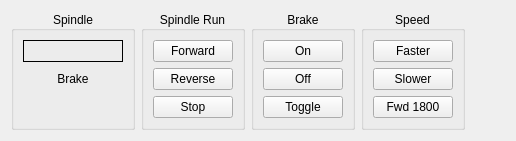
      <widget class="QWidget" name="tab_3">
       <attribute name="title">
        <string>Spindle</string>
       </attribute>
       <layout class="QGridLayout" name="gridLayout_10">
        <item row="0" column="1">
         <widget class="QGroupBox" name="groupBox_8">
          <property name="title">
           <string>Spindle Run</string>
          </property>
          <property name="alignment">
           <set>Qt::AlignCenter</set>
          </property>
          <layout class="QGridLayout" name="gridLayout_11">
           <item row="0" column="0">
            <widget class="ActionButton" name="actionbutton_35">
             <property name="text">
              <string>Forward</string>
             </property>
             <property name="actionName" stdset="0">
              <string>spindle.forward</string>
             </property>
            </widget>
           </item>
           <item row="1" column="0">
            <widget class="ActionButton" name="actionbutton_36">
             <property name="text">
              <string>Reverse</string>
             </property>
             <property name="actionName" stdset="0">
              <string>spindle.reverse</string>
             </property>
            </widget>
           </item>
           <item row="2" column="0">
            <widget class="ActionButton" name="actionbutton_37">
             <property name="text">
              <string>Stop</string>
             </property>
             <property name="actionName" stdset="0">
              <string>spindle.off</string>
             </property>
            </widget>
           </item>
          </layout>
         </widget>
        </item>
        <item row="0" column="4">
         <spacer name="horizontalSpacer_3">
          <property name="orientation">
           <enum>Qt::Horizontal</enum>
          </property>
          <property name="sizeHint" stdset="0">
           <size>
            <width>40</width>
            <height>20</height>
           </size>
          </property>
         </spacer>
        </item>
        <item row="0" column="0">
         <widget class="QGroupBox" name="groupBox_9">
          <property name="title">
           <string>Spindle</string>
          </property>
          <property name="alignment">
           <set>Qt::AlignCenter</set>
          </property>
          <layout class="QGridLayout" name="gridLayout_12">
           <item row="0" column="0">
            <widget class="StatusLabel" name="statuslabel_8">
             <property name="sizePolicy">
              <sizepolicy hsizetype="Fixed" vsizetype="Preferred">
               <horstretch>0</horstretch>
               <verstretch>0</verstretch>
              </sizepolicy>
             </property>
             <property name="minimumSize">
              <size>
               <width>100</width>
               <height>0</height>
              </size>
             </property>
             <property name="frameShape">
              <enum>QFrame::Box</enum>
             </property>
             <property name="alignment">
              <set>Qt::AlignRight|Qt::AlignTrailing|Qt::AlignVCenter</set>
             </property>
             <property name="rules" stdset="0">
              <string>[{&quot;channels&quot;: [{&quot;url&quot;: &quot;status:spindle.0.speed&quot;, &quot;trigger&quot;: true}], &quot;property&quot;: &quot;Text&quot;, &quot;expression&quot;: &quot;'{} RPM'.format(str(ch[0]))&quot;, &quot;name&quot;: &quot;New Rule&quot;}]</string>
             </property>
            </widget>
           </item>
           <item row="2" column="0">
            <widget class="StatusLED" name="statusled">
             <property name="color">
              <color>
               <red>138</red>
               <green>226</green>
               <blue>52</blue>
              </color>
             </property>
             <property name="rules" stdset="0">
              <string>[{&quot;channels&quot;: [{&quot;url&quot;: &quot;status:spindle.0.brake&quot;, &quot;trigger&quot;: true}], &quot;property&quot;: &quot;On&quot;, &quot;expression&quot;: &quot;True if ch[0] &gt; 0 else False&quot;, &quot;name&quot;: &quot;New Rule&quot;}]</string>
             </property>
            </widget>
           </item>
           <item row="1" column="0">
            <widget class="QLabel" name="label_5">
             <property name="text">
              <string>Brake</string>
             </property>
             <property name="alignment">
              <set>Qt::AlignCenter</set>
             </property>
            </widget>
           </item>
          </layout>
         </widget>
        </item>
        <item row="0" column="2">
         <widget class="QGroupBox" name="groupBox_10">
          <property name="title">
           <string>Brake</string>
          </property>
          <property name="alignment">
           <set>Qt::AlignCenter</set>
          </property>
          <layout class="QGridLayout" name="gridLayout_13">
           <item row="0" column="0">
            <widget class="ActionButton" name="actionbutton_38">
             <property name="text">
              <string>On</string>
             </property>
             <property name="rules" stdset="0">
              <string>[{&quot;channels&quot;: [{&quot;url&quot;: &quot;status:spindle.0.brake&quot;, &quot;trigger&quot;: true}], &quot;property&quot;: &quot;Enable&quot;, &quot;expression&quot;: &quot;False if ch[0] &gt; 0 else True&quot;, &quot;name&quot;: &quot;New Rule&quot;}]</string>
             </property>
             <property name="actionName" stdset="0">
              <string>spindle.brake.on</string>
             </property>
            </widget>
           </item>
           <item row="1" column="0">
            <widget class="ActionButton" name="actionbutton_39">
             <property name="text">
              <string>Off</string>
             </property>
             <property name="rules" stdset="0">
              <string>[{&quot;channels&quot;: [{&quot;url&quot;: &quot;status:spindle.0.brake&quot;, &quot;trigger&quot;: true}], &quot;property&quot;: &quot;Enable&quot;, &quot;expression&quot;: &quot;True if ch[0] &gt; 0 else False&quot;, &quot;name&quot;: &quot;New Rule&quot;}]</string>
             </property>
             <property name="actionName" stdset="0">
              <string>spindle.brake.toggle</string>
             </property>
            </widget>
           </item>
           <item row="2" column="0">
            <widget class="ActionButton" name="actionbutton_40">
             <property name="text">
              <string>Toggle</string>
             </property>
             <property name="actionName" stdset="0">
              <string>spindle.brake.toggle</string>
             </property>
            </widget>
           </item>
          </layout>
         </widget>
        </item>
        <item row="0" column="3">
         <widget class="QGroupBox" name="groupBox_11">
          <property name="title">
           <string>Speed</string>
          </property>
          <property name="alignment">
           <set>Qt::AlignCenter</set>
          </property>
          <layout class="QGridLayout" name="gridLayout_14">
           <item row="0" column="0">
            <widget class="ActionButton" name="actionbutton_41">
             <property name="text">
              <string>Faster</string>
             </property>
             <property name="rules" stdset="0">
              <string>[{&quot;channels&quot;: [{&quot;url&quot;: &quot;status:spindle.0.speed&quot;, &quot;trigger&quot;: true}], &quot;property&quot;: &quot;Enable&quot;, &quot;expression&quot;: &quot;True if ch[0] != 0 else False&quot;, &quot;name&quot;: &quot;New Rule&quot;}]</string>
             </property>
             <property name="actionName" stdset="0">
              <string>spindle.faster</string>
             </property>
            </widget>
           </item>
           <item row="1" column="0">
            <widget class="ActionButton" name="actionbutton_42">
             <property name="text">
              <string>Slower</string>
             </property>
             <property name="rules" stdset="0">
              <string>[{&quot;channels&quot;: [{&quot;url&quot;: &quot;status:spindle.0.speed&quot;, &quot;trigger&quot;: true}], &quot;property&quot;: &quot;Enable&quot;, &quot;expression&quot;: &quot;True if ch[0] != 0 else False&quot;, &quot;name&quot;: &quot;New Rule&quot;}]</string>
             </property>
             <property name="actionName" stdset="0">
              <string>spindle.slower</string>
             </property>
            </widget>
           </item>
           <item row="2" column="0">
            <widget class="ActionButton" name="actionbutton_43">
             <property name="text">
              <string>Fwd 1800</string>
             </property>
             <property name="actionName" stdset="0">
              <string>spindle.forward:1800</string>
             </property>
            </widget>
           </item>
          </layout>
         </widget>
        </item>
       </layout>
      </widget>
